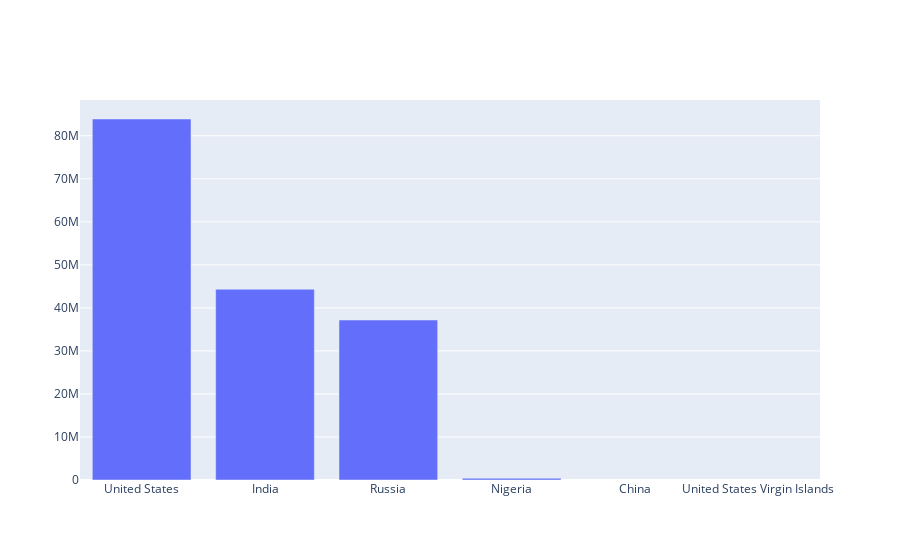

The notebook cell this image was saved under:
### Markdown cell above
2. Постройте диаграмму, на которой в порядке убывания были бы отмечены число тестов на COVID-19 в России, Китае, США, Индии и Нигерии

### Code cell
df = df_normal[df_normal["location"].str.contains(r"Russia|China|United States|India|Nigeria", regex=True)][["location", "total_tests"]]  # Includes United States Virgin Islands cz idk wth but American tho
df = df.sort_values(by="total_tests", ascending=False).reset_index(drop=True)

fig = go.Figure()
fig.add_trace(go.Bar(x=df["location"],
                     y=df["total_tests"]))

### Figure 1 — Plotly figure (JSON) as saved in the notebook; plotly's stock layout.template omitted (floating-point values rounded to 4 significant figures)
{"data": [{"type": "bar", "x": ["United States", "India", "Russia", "Nigeria", "China", "United States Virgin Islands"], "y": [83898416, 44337201, 37176827, 405916, null, null]}], "layout": {"autosize": true, "xaxis": {"autorange": true, "range": [-0.5, 5.5], "type": "category"}, "yaxis": {"autorange": true, "range": [0, 88310000.0], "type": "linear"}}}
